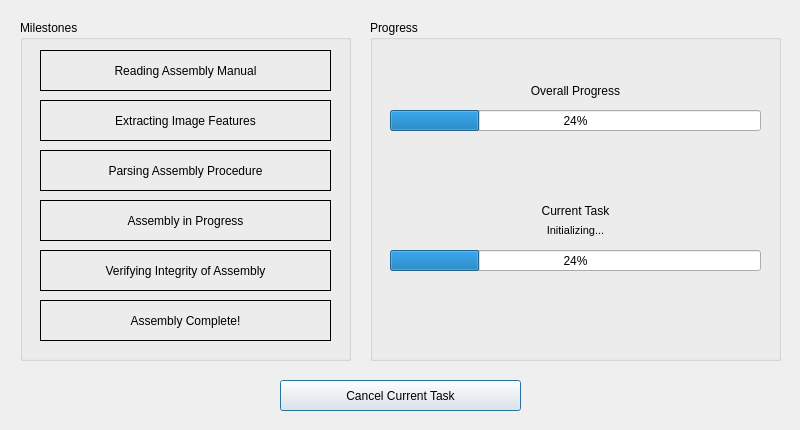
<?xml version="1.0" encoding="UTF-8"?>
<ui version="4.0">
 <class>dialog_current_task</class>
 <widget class="QDialog" name="dialog_current_task">
  <property name="geometry">
   <rect>
    <x>0</x>
    <y>0</y>
    <width>800</width>
    <height>430</height>
   </rect>
  </property>
  <property name="minimumSize">
   <size>
    <width>800</width>
    <height>430</height>
   </size>
  </property>
  <property name="maximumSize">
   <size>
    <width>800</width>
    <height>430</height>
   </size>
  </property>
  <property name="baseSize">
   <size>
    <width>800</width>
    <height>430</height>
   </size>
  </property>
  <property name="font">
   <font>
    <family>Segoe UI</family>
   </font>
  </property>
  <property name="windowTitle">
   <string>Dialog</string>
  </property>
  <property name="sizeGripEnabled">
   <bool>false</bool>
  </property>
  <widget class="QPushButton" name="pushButton">
   <property name="geometry">
    <rect>
     <x>280</x>
     <y>380</y>
     <width>241</width>
     <height>31</height>
    </rect>
   </property>
   <property name="text">
    <string>Cancel Current Task</string>
   </property>
  </widget>
  <widget class="QGroupBox" name="groupBox">
   <property name="geometry">
    <rect>
     <x>20</x>
     <y>20</y>
     <width>331</width>
     <height>341</height>
    </rect>
   </property>
   <property name="font">
    <font>
     <family>Segoe UI</family>
    </font>
   </property>
   <property name="title">
    <string>Milestones</string>
   </property>
   <widget class="QLabel" name="milestone_01">
    <property name="geometry">
     <rect>
      <x>20</x>
      <y>30</y>
      <width>291</width>
      <height>41</height>
     </rect>
    </property>
    <property name="font">
     <font>
      <family>Segoe UI</family>
      <pointsize>9</pointsize>
     </font>
    </property>
    <property name="styleSheet">
     <string notr="true">border-color: black;
border-width: 1px;
border-style: solid;</string>
    </property>
    <property name="text">
     <string>Reading Assembly Manual</string>
    </property>
    <property name="alignment">
     <set>Qt::AlignCenter</set>
    </property>
   </widget>
   <widget class="QLabel" name="milestone_06">
    <property name="geometry">
     <rect>
      <x>20</x>
      <y>280</y>
      <width>291</width>
      <height>41</height>
     </rect>
    </property>
    <property name="font">
     <font>
      <family>Segoe UI</family>
      <pointsize>9</pointsize>
     </font>
    </property>
    <property name="styleSheet">
     <string notr="true">border-color: black;
border-width: 1px;
border-style: solid;</string>
    </property>
    <property name="text">
     <string>Assembly Complete!</string>
    </property>
    <property name="alignment">
     <set>Qt::AlignCenter</set>
    </property>
   </widget>
   <widget class="QLabel" name="milestone_02">
    <property name="geometry">
     <rect>
      <x>20</x>
      <y>80</y>
      <width>291</width>
      <height>41</height>
     </rect>
    </property>
    <property name="font">
     <font>
      <family>Segoe UI</family>
      <pointsize>9</pointsize>
     </font>
    </property>
    <property name="styleSheet">
     <string notr="true">border-color: black;
border-width: 1px;
border-style: solid;</string>
    </property>
    <property name="text">
     <string>Extracting Image Features</string>
    </property>
    <property name="alignment">
     <set>Qt::AlignCenter</set>
    </property>
   </widget>
   <widget class="QLabel" name="milestone_03">
    <property name="geometry">
     <rect>
      <x>20</x>
      <y>130</y>
      <width>291</width>
      <height>41</height>
     </rect>
    </property>
    <property name="font">
     <font>
      <family>Segoe UI</family>
      <pointsize>9</pointsize>
     </font>
    </property>
    <property name="styleSheet">
     <string notr="true">border-color: black;
border-width: 1px;
border-style: solid;</string>
    </property>
    <property name="text">
     <string>Parsing Assembly Procedure</string>
    </property>
    <property name="alignment">
     <set>Qt::AlignCenter</set>
    </property>
   </widget>
   <widget class="QLabel" name="milestone_04">
    <property name="geometry">
     <rect>
      <x>20</x>
      <y>180</y>
      <width>291</width>
      <height>41</height>
     </rect>
    </property>
    <property name="font">
     <font>
      <family>Segoe UI</family>
      <pointsize>9</pointsize>
     </font>
    </property>
    <property name="styleSheet">
     <string notr="true">border-color: black;
border-width: 1px;
border-style: solid;</string>
    </property>
    <property name="text">
     <string>Assembly in Progress</string>
    </property>
    <property name="alignment">
     <set>Qt::AlignCenter</set>
    </property>
   </widget>
   <widget class="QLabel" name="milestone_05">
    <property name="geometry">
     <rect>
      <x>20</x>
      <y>230</y>
      <width>291</width>
      <height>41</height>
     </rect>
    </property>
    <property name="font">
     <font>
      <family>Segoe UI</family>
      <pointsize>9</pointsize>
     </font>
    </property>
    <property name="styleSheet">
     <string notr="true">border-color: black;
border-width: 1px;
border-style: solid;</string>
    </property>
    <property name="text">
     <string>Verifying Integrity of Assembly</string>
    </property>
    <property name="alignment">
     <set>Qt::AlignCenter</set>
    </property>
   </widget>
  </widget>
  <widget class="QGroupBox" name="groupBox_2">
   <property name="geometry">
    <rect>
     <x>370</x>
     <y>20</y>
     <width>411</width>
     <height>341</height>
    </rect>
   </property>
   <property name="font">
    <font>
     <family>Segoe UI</family>
    </font>
   </property>
   <property name="title">
    <string>Progress</string>
   </property>
   <widget class="QProgressBar" name="progressBar_overall">
    <property name="geometry">
     <rect>
      <x>20</x>
      <y>90</y>
      <width>371</width>
      <height>21</height>
     </rect>
    </property>
    <property name="value">
     <number>24</number>
    </property>
   </widget>
   <widget class="QLabel" name="label">
    <property name="geometry">
     <rect>
      <x>20</x>
      <y>60</y>
      <width>371</width>
      <height>21</height>
     </rect>
    </property>
    <property name="text">
     <string>Overall Progress</string>
    </property>
    <property name="alignment">
     <set>Qt::AlignCenter</set>
    </property>
   </widget>
   <widget class="QLabel" name="label_8">
    <property name="geometry">
     <rect>
      <x>20</x>
      <y>180</y>
      <width>371</width>
      <height>21</height>
     </rect>
    </property>
    <property name="text">
     <string>Current Task</string>
    </property>
    <property name="alignment">
     <set>Qt::AlignCenter</set>
    </property>
   </widget>
   <widget class="QProgressBar" name="progressBar_current">
    <property name="geometry">
     <rect>
      <x>20</x>
      <y>230</y>
      <width>371</width>
      <height>21</height>
     </rect>
    </property>
    <property name="value">
     <number>24</number>
    </property>
   </widget>
   <widget class="QLabel" name="label_9">
    <property name="geometry">
     <rect>
      <x>20</x>
      <y>200</y>
      <width>371</width>
      <height>21</height>
     </rect>
    </property>
    <property name="font">
     <font>
      <pointsize>8</pointsize>
     </font>
    </property>
    <property name="text">
     <string>Initializing...</string>
    </property>
    <property name="alignment">
     <set>Qt::AlignCenter</set>
    </property>
   </widget>
  </widget>
 </widget>
 <resources/>
 <connections/>
</ui>
